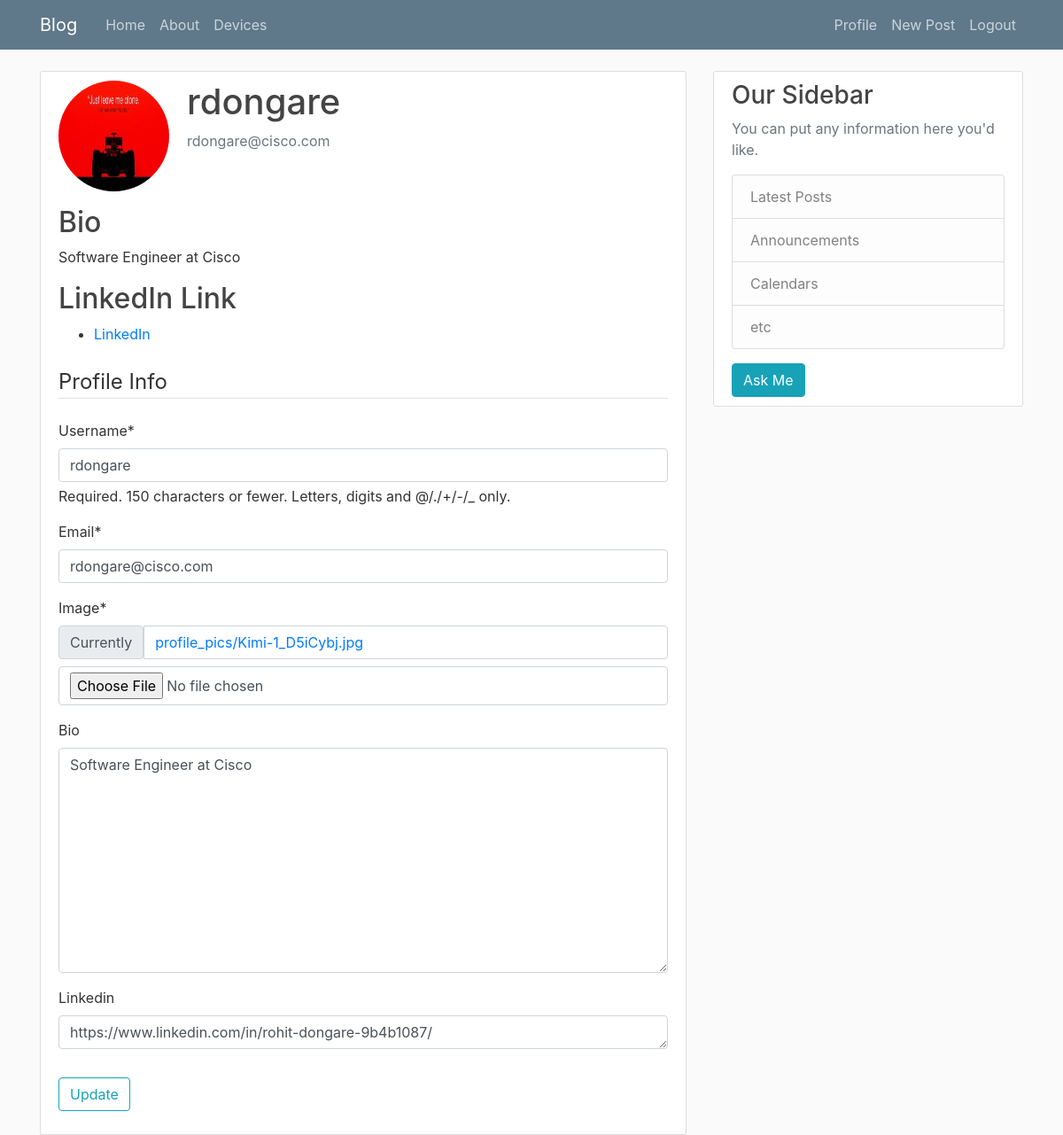
/profile/ (signed in), run on the app's committed database.
### users/models.py (models this page shows, shortened)
class Profile(models.Model):
	user = models.OneToOneField(User, on_delete=models.CASCADE)
	email = models.EmailField()
	bio = models.TextField(blank=True, null=True)
	linkedin = models.TextField(blank=True, null=True)
	image = models.ImageField(default='default.jpg', upload_to='profile_pics')

### users/views.py (the view)
# urls.py: path('profile/', user_views.profile, name='profile'),
@login_required
def profile(request):
	if request.method == 'POST':
		is_post_request = True
		u_form = UserUpdateForm(request.POST, instance=request.user)
		p_form = ProfileUpdateForm(request.POST,
									request.FILES,
									instance=request.user.profile)
		if u_form.is_valid() and p_form.is_valid():
			username = u_form.cleaned_data.get('username')
			if username in allowed_users:
				u_form.save()
				p_form.save()
				messages.success(request, f'Your account has been updated!')
				return redirect('profile')
			else:
				messages.error(request, f'{username} is not a valid Username! Please use your cec username')
				return redirect('profile')
	else:
		is_post_request = False
		u_form = UserUpdateForm(instance=request.user)
		p_form = ProfileUpdateForm(instance=request.user.profile)
	context = {'u_form': u_form,
			   'p_form': p_form}
	return render(request, 'users/profile.html', context)

### users/forms.py
class UserUpdateForm(forms.ModelForm):
    email = forms.EmailField()
    class Meta:
        model = User
        fields = ['username', 'email']

class ProfileUpdateForm(forms.ModelForm):
    class Meta:
        model = Profile
        fields = ['image', 'bio', 'linkedin']
        widgets = {
            'linkedin': forms.Textarea(attrs={'cols': 40, 'rows': 1}),
        }

### users/templates/users/profile.html (shortened to what this page needs)
{% extends "blog/base.html" %}
{% load crispy_forms_tags %}
{% load widget_tweaks %}
{% block content %}
    <div class="content-section">
      <div class="media">
        <img class="rounded-circle account-img" src="{{ user.profile.image.url }}">
        <div class="media-body">
          <h2 class="account-heading">{{ user.username }}</h2>
          <p class="text-secondary">{{ user.email }}</p>
        </div>
      </div>
      <section class="bio">
        <h2>Bio</h2>
        <p>{{ user.profile.bio }} </p>
      </section>
      <section class="social-links mb-4">
        <h2>LinkedIn Link</h2>
        <ul>
            {% if user.profile.linkedin %}
                <li><a href="{{ user.profile.linkedin }}" target="_blank">LinkedIn</a></li>
            {% else %}
                <p>No link available.</p>
            {% endif %}
        </ul>
      </section>
      <section class="update-section">
        <form method="POST" enctype="multipart/form-data">
            <fieldset class="form-group">
                <legend class="border-bottom mb-4 ">Profile Info</legend>
                {{ u_form|crispy }}
                {{ p_form|crispy }}
            </fieldset>
            <div class="form-group">
                <button class="btn btn-outline-info" type="submit">Update</button>
            </div>
        </form>
      </section>
    </div>
{% endblock content %}

### blog/static/blog/main.css (style rules this page uses)
body { background: #fafafa; color: #333333; margin-top: 5rem; }
h1, h2, h3, h4, h5, h6 { color: #444444; }
ul { margin: 0; }
.content-section { background: #ffffff; padding: 10px 20px; border: 1px solid #dddddd; border-radius: 3px; margin-bottom: 20px; }
.account-img { height: 125px; width: 125px; margin-right: 20px; margin-bottom: 16px; }
.account-heading { font-size: 2.5rem; }

### data on the page
Profile: bio "Software Engineer at Cisco", linkedin "https://www.linkedin.com/in/rohit-dongare-9b4b1087/"

### other printed values
{{ user.username }} "rdongare"
{{ user.email }} "rdongare@cisco.com"
{{ user.profile.bio }} "Software Engineer at Cisco"
